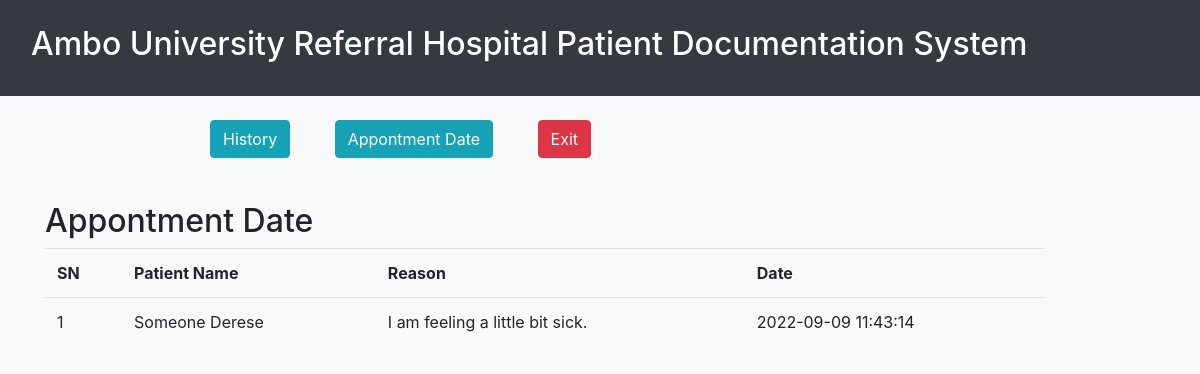
/view_symptom_p.php (signed in), run on the app's committed database.
### tables this page shows
CREATE TABLE `symptom_req` (
  `s_id` int(11) NOT NULL,
  `symptom_level` text NOT NULL,
  `phy_id` int(11) NOT NULL,
  `pat_id` int(11) NOT NULL,
  `datesss` text NOT NULL
);

CREATE TABLE `patient_info` (
  `pat_id` int(11) NOT NULL,
  `patient_id` varchar(255) NOT NULL,
  `pat_name` varchar(255) NOT NULL,
  `age` int(11) NOT NULL,
  `sex` varchar(255) NOT NULL,
  `date` date NOT NULL,
  `martal_status` varchar(255) DEFAULT NULL,
  `address` varchar(255) DEFAULT NULL,
  `phone` varchar(255) DEFAULT NULL
);

### view_symptom_p.php (the view, shortened to what this page needs)
<?php
    include "header.php";
    $conn = mysqli_connect("localhost","root","","pms");
    $pat_id = $_SESSION['pat_id'];
            ?>
<html>
    <head>
        <link rel="stylesheet" type="text/css" href="css/bootstrap.min.css" />
    </head>
    <body>
    <div>
		<ul style="list-style-type: none;" id="ul">
            <li><h3><a href="patient.php" class="btn btn-info">History</a></h3></li>
			<li><h3><a href="view_symptom_p.php" class="btn btn-info">Appontment Date</a></h3></li>
			<li><h3><a href="logout.php" class="btn btn-danger">Exit</a></h3></li>
		</ul>
	</div>
    <div class="container">
            <h2>Appontment Date</h2>
            <table  style="width: 1000px;" class="table">
                <tr>
                    <th>SN</th>
                    <th>Patient Name</th>
                    <th>Reason</th>
                    <th>Date</th>
                </tr>
                <?php
                    $sql = mysqli_query($conn , "SELECT * FROM symptom_req JOIN patient_info WHERE symptom_req.pat_id='{$pat_id}' AND symptom_req.pat_id=patient_info.pat_id ORDER BY symptom_req.datesss DESC");
                    $i = 0;
                    while($row = mysqli_fetch_array($sql)){
                        ?>
                        <tr>
                            <td><?php echo $i += 1; ?></td>
                            <td><?php echo $row['pat_name']; ?></td>
                            <td><?php echo $row['symptom_level']; ?></td>
                            <td><?php echo $row['datesss']; ?></td>
                        </tr>
                        <?php
                    }
                ?>
            </table>
        </div>
    </body>
</html>

### view_symptom_p.php (style rules this page uses)
body { background: aliceblue; }
#ul { margin-left: 150px; }
ul li { display: inline-block; padding: 0 20px 20px 20px; }

### data on the page
symptom_req: i "1", pat.pat_name "Someone Derese", symptom_level "I am feeling a little bit sick.", datesss "2022-09-09 11:43:14"
